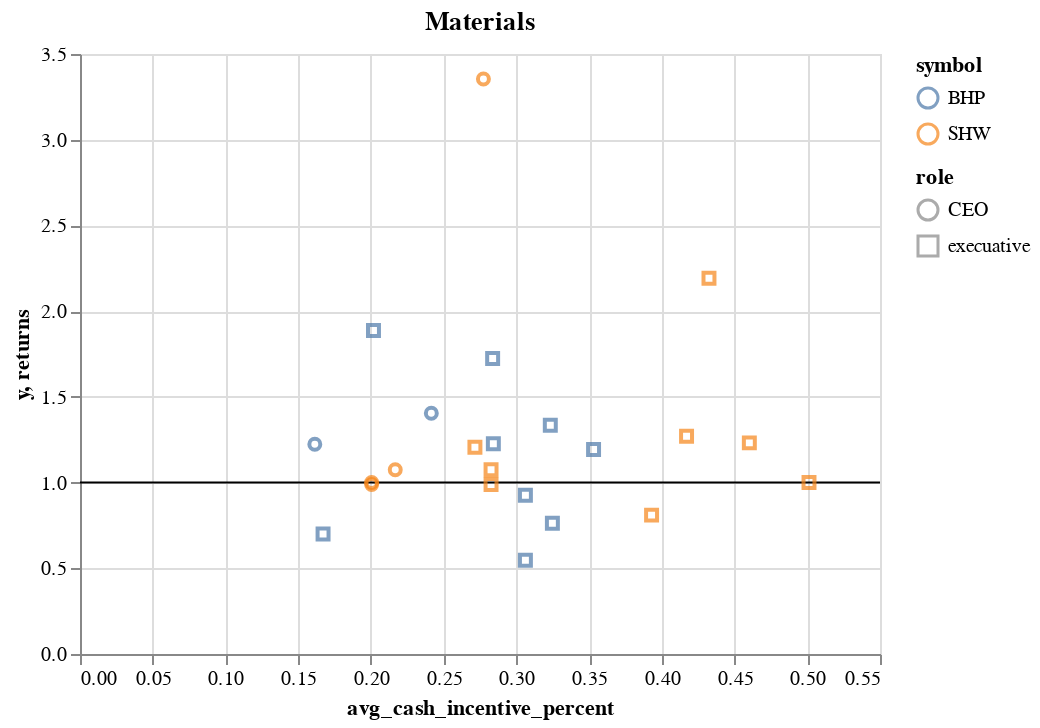

Notebook code for this chart:
### Code cell
plot_data(df,3)

### Figure 1 — Vega-Lite specification as saved in the notebook (floating-point values rounded to 4 significant figures)
{"config": {"view": {"continuousWidth": 400, "continuousHeight": 300}}, "layer": [{"data": {"name": "data-d764767e7dd3b10b2c76c1355ce10ef3"}, "mark": "rule", "encoding": {"y": {"field": "y", "type": "quantitative"}}}, {"data": {"name": "data-52f3864765be9ca44e81c68054997a1c"}, "mark": "point", "encoding": {"color": {"field": "symbol", "type": "nominal"}, "shape": {"field": "role", "type": "nominal"}, "tooltip": [{"field": "avg_cash_incentive_percent", "type": "quantitative"}, {"field": "returns", "type": "quantitative"}, {"field": "gics_sector_name", "type": "nominal"}, {"field": "symbol", "type": "nominal"}, {"field": "role", "type": "nominal"}], "x": {"field": "avg_cash_incentive_percent", "type": "quantitative"}, "y": {"field": "returns", "type": "quantitative"}}, "selection": {"selector005": {"type": "interval", "bind": "scales", "encodings": ["x", "y"]}}, "title": "Materials"}], "$schema": "https://vega.github.io/schema/vega-lite/v4.17.0.json", "datasets": {"data-d764767e7dd3b10b2c76c1355ce10ef3": [{"y": 1}], "data-52f3864765be9ca44e81c68054997a1c": [{"gics_sector_name": "Materials", "symbol": "BHP", "DATE_OF_LAST_CHANGE": "2013-05-10T00:00:00", "avg_cash_incentive_percent": 0.1614, "returns": 1.224, "role": "CEO"}, {"gics_sector_name": "Materials", "symbol": "BHP", "DATE_OF_LAST_CHANGE": "2020-01-01T00:00:00", "avg_cash_incentive_percent": 0.2415, "returns": 1.404, "role": "CEO"}, {"gics_sector_name": "Materials", "symbol": "BHP", "DATE_OF_LAST_CHANGE": "2015-06-30T00:00:00", "avg_cash_incentive_percent": 0.3062, "returns": 0.9262, "role": "execuative"}, {"gics_sector_name": "Materials", "symbol": "BHP", "DATE_OF_LAST_CHANGE": "2015-06-30T00:00:00", "avg_cash_incentive_percent": 0.3062, "returns": 0.5469, "role": "execuative"}, {"gics_sector_name": "Materials", "symbol": "BHP", "DATE_OF_LAST_CHANGE": "2016-02-01T00:00:00", "avg_cash_incentive_percent": 0.2842, "returns": 1.226, "role": "execuative"}, {"gics_sector_name": "Materials", "symbol": "BHP", "DATE_OF_LAST_CHANGE": "2016-03-01T00:00:00", "avg_cash_incentive_percent": 0.2018, "returns": 1.888, "role": "execuative"}, {"gics_sector_name": "Materials", "symbol": "BHP", "DATE_OF_LAST_CHANGE": "2019-03-17T00:00:00", "avg_cash_incentive_percent": 0.1671, "returns": 0.7003, "role": "execuative"}, {"gics_sector_name": "Materials", "symbol": "BHP", "DATE_OF_LAST_CHANGE": "2020-03-31T00:00:00", "avg_cash_incentive_percent": 0.2837, "returns": 1.723, "role": "execuative"}, {"gics_sector_name": "Materials", "symbol": "BHP", "DATE_OF_LAST_CHANGE": "2020-12-01T00:00:00", "avg_cash_incentive_percent": 0.3531, "returns": 1.193, "role": "execuative"}, {"gics_sector_name": "Materials", "symbol": "BHP", "DATE_OF_LAST_CHANGE": "2022-05-31T00:00:00", "avg_cash_incentive_percent": 0.3248, "returns": 0.7627, "role": "execuative"}, {"gics_sector_name": "Materials", "symbol": "BHP", "DATE_OF_LAST_CHANGE": "2022-10-01T00:00:00", "avg_cash_incentive_percent": 0.3233, "returns": 1.335, "role": "execuative"}, {"gics_sector_name": "Materials", "symbol": "SHW", "DATE_OF_LAST_CHANGE": "2015-12-31T00:00:00", "avg_cash_incentive_percent": 0.2005, "returns": 0.9892, "role": "CEO"}, {"gics_sector_name": "Materials", "symbol": "SHW", "DATE_OF_LAST_CHANGE": "2015-12-31T00:00:00", "avg_cash_incentive_percent": 0.2005, "returns": 1.0, "role": "CEO"}, {"gics_sector_name": "Materials", "symbol": "SHW", "DATE_OF_LAST_CHANGE": "2016-01-01T00:00:00", "avg_cash_incentive_percent": 0.2167, "returns": 1.075, "role": "CEO"}, {"gics_sector_name": "Materials", "symbol": "SHW", "DATE_OF_LAST_CHANGE": "2016-12-31T00:00:00", "avg_cash_incentive_percent": 0.2774, "returns": 3.354, "role": "CEO"}, {"gics_sector_name": "Materials", "symbol": "SHW", "DATE_OF_LAST_CHANGE": "2015-12-31T00:00:00", "avg_cash_incentive_percent": 0.2826, "returns": 0.9892, "role": "execuative"}, {"gics_sector_name": "Materials", "symbol": "SHW", "DATE_OF_LAST_CHANGE": "2015-12-31T00:00:00", "avg_cash_incentive_percent": 0.2826, "returns": 1.075, "role": "execuative"}, {"gics_sector_name": "Materials", "symbol": "SHW", "DATE_OF_LAST_CHANGE": "2016-12-31T00:00:00", "avg_cash_incentive_percent": 0.5012, "returns": 1.0, "role": "execuative"}, {"gics_sector_name": "Materials", "symbol": "SHW", "DATE_OF_LAST_CHANGE": "2017-01-01T00:00:00", "avg_cash_incentive_percent": 0.4602, "returns": 1.232, "role": "execuative"}, {"gics_sector_name": "Materials", "symbol": "SHW", "DATE_OF_LAST_CHANGE": "2017-08-31T00:00:00", "avg_cash_incentive_percent": 0.417, "returns": 1.271, "role": "execuative"}, {"gics_sector_name": "Materials", "symbol": "SHW", "DATE_OF_LAST_CHANGE": "2019-03-01T00:00:00", "avg_cash_incentive_percent": 0.4324, "returns": 2.192, "role": "execuative"}, {"gics_sector_name": "Materials", "symbol": "SHW", "DATE_OF_LAST_CHANGE": "2021-11-01T00:00:00", "avg_cash_incentive_percent": 0.393, "returns": 0.8102, "role": "execuative"}, {"gics_sector_name": "Materials", "symbol": "SHW", "DATE_OF_LAST_CHANGE": "2022-03-01T00:00:00", "avg_cash_incentive_percent": 0.2715, "returns": 1.207, "role": "execuative"}]}}
